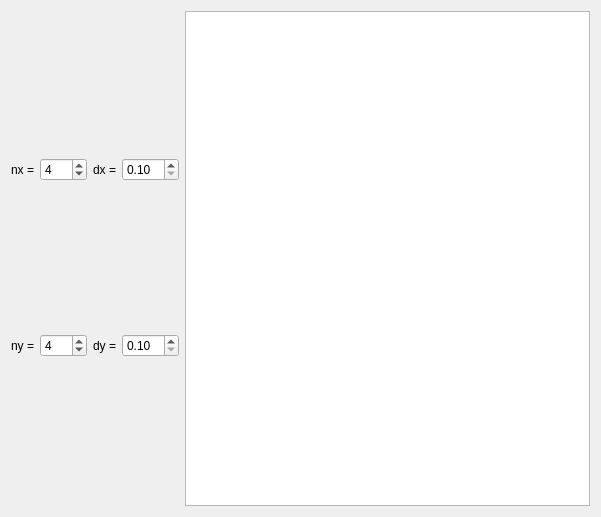
<?xml version="1.0" encoding="UTF-8"?>
<ui version="4.0">
 <class>Widget</class>
 <widget class="QWidget" name="Widget">
  <property name="geometry">
   <rect>
    <x>0</x>
    <y>0</y>
    <width>601</width>
    <height>517</height>
   </rect>
  </property>
  <property name="windowTitle">
   <string>Widget</string>
  </property>
  <layout class="QVBoxLayout" name="verticalLayout" stretch="1,0">
   <item>
    <layout class="QVBoxLayout" name="renderCanvas">
     <property name="sizeConstraint">
      <enum>QLayout::SetMaximumSize</enum>
     </property>
    </layout>
   </item>
   <item>
    <layout class="QHBoxLayout" name="toolBoxLayout" stretch="0,1">
     <item>
      <layout class="QGridLayout" name="sizeSetGridLayout">
       <property name="sizeConstraint">
        <enum>QLayout::SetDefaultConstraint</enum>
       </property>
       <property name="spacing">
        <number>6</number>
       </property>
       <item row="6" column="0">
        <widget class="QLabel" name="lblNy">
         <property name="sizePolicy">
          <sizepolicy hsizetype="MinimumExpanding" vsizetype="Preferred">
           <horstretch>0</horstretch>
           <verstretch>0</verstretch>
          </sizepolicy>
         </property>
         <property name="text">
          <string>ny =</string>
         </property>
        </widget>
       </item>
       <item row="5" column="1">
        <widget class="QSpinBox" name="sbNx">
         <property name="sizePolicy">
          <sizepolicy hsizetype="MinimumExpanding" vsizetype="Fixed">
           <horstretch>0</horstretch>
           <verstretch>0</verstretch>
          </sizepolicy>
         </property>
         <property name="minimum">
          <number>1</number>
         </property>
         <property name="maximum">
          <number>100</number>
         </property>
         <property name="value">
          <number>4</number>
         </property>
        </widget>
       </item>
       <item row="6" column="1">
        <widget class="QSpinBox" name="sbNy">
         <property name="sizePolicy">
          <sizepolicy hsizetype="MinimumExpanding" vsizetype="Fixed">
           <horstretch>0</horstretch>
           <verstretch>0</verstretch>
          </sizepolicy>
         </property>
         <property name="minimum">
          <number>1</number>
         </property>
         <property name="maximum">
          <number>100</number>
         </property>
         <property name="value">
          <number>4</number>
         </property>
        </widget>
       </item>
       <item row="5" column="0">
        <widget class="QLabel" name="lblNx">
         <property name="sizePolicy">
          <sizepolicy hsizetype="MinimumExpanding" vsizetype="Preferred">
           <horstretch>0</horstretch>
           <verstretch>0</verstretch>
          </sizepolicy>
         </property>
         <property name="text">
          <string>nx =</string>
         </property>
        </widget>
       </item>
       <item row="5" column="2">
        <widget class="QLabel" name="lblDx">
         <property name="sizePolicy">
          <sizepolicy hsizetype="MinimumExpanding" vsizetype="Preferred">
           <horstretch>0</horstretch>
           <verstretch>0</verstretch>
          </sizepolicy>
         </property>
         <property name="text">
          <string>dx =</string>
         </property>
        </widget>
       </item>
       <item row="5" column="3">
        <widget class="QDoubleSpinBox" name="dsbDx">
         <property name="sizePolicy">
          <sizepolicy hsizetype="MinimumExpanding" vsizetype="Fixed">
           <horstretch>0</horstretch>
           <verstretch>0</verstretch>
          </sizepolicy>
         </property>
         <property name="minimum">
          <double>0.100000000000000</double>
         </property>
         <property name="maximum">
          <double>10.000000000000000</double>
         </property>
         <property name="singleStep">
          <double>0.100000000000000</double>
         </property>
         <property name="value">
          <double>0.100000000000000</double>
         </property>
        </widget>
       </item>
       <item row="6" column="2">
        <widget class="QLabel" name="lblDy">
         <property name="sizePolicy">
          <sizepolicy hsizetype="MinimumExpanding" vsizetype="Preferred">
           <horstretch>0</horstretch>
           <verstretch>0</verstretch>
          </sizepolicy>
         </property>
         <property name="text">
          <string>dy =</string>
         </property>
        </widget>
       </item>
       <item row="6" column="3">
        <widget class="QDoubleSpinBox" name="dsbDy">
         <property name="sizePolicy">
          <sizepolicy hsizetype="MinimumExpanding" vsizetype="Fixed">
           <horstretch>0</horstretch>
           <verstretch>0</verstretch>
          </sizepolicy>
         </property>
         <property name="minimum">
          <double>0.100000000000000</double>
         </property>
         <property name="maximum">
          <double>10.000000000000000</double>
         </property>
         <property name="singleStep">
          <double>0.100000000000000</double>
         </property>
         <property name="value">
          <double>0.100000000000000</double>
         </property>
        </widget>
       </item>
      </layout>
     </item>
     <item>
      <widget class="QTextBrowser" name="tbLog">
       <property name="sizePolicy">
        <sizepolicy hsizetype="MinimumExpanding" vsizetype="Ignored">
         <horstretch>0</horstretch>
         <verstretch>0</verstretch>
        </sizepolicy>
       </property>
      </widget>
     </item>
    </layout>
   </item>
  </layout>
 </widget>
 <layoutdefault spacing="6" margin="11"/>
 <resources/>
 <connections/>
</ui>
